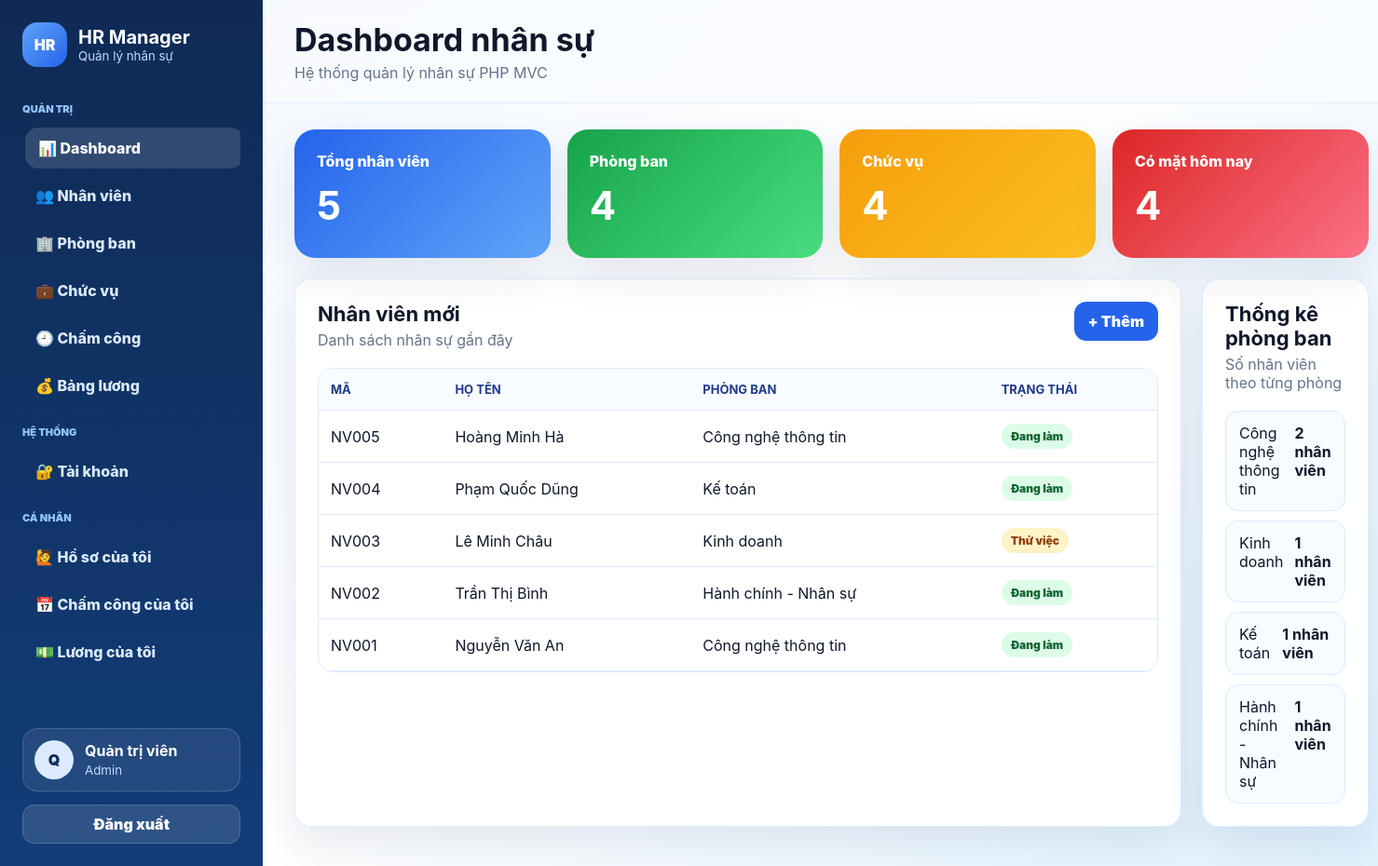
/public/index.php?page=dashboard (signed in), run on the app's committed database.
### tables this page shows
CREATE TABLE users (
    id INT AUTO_INCREMENT PRIMARY KEY,
    username VARCHAR(80) NOT NULL UNIQUE,
    password VARCHAR(255) NOT NULL,
    full_name VARCHAR(150) NOT NULL,
    email VARCHAR(150) UNIQUE,
    role ENUM('admin','hr','employee') NOT NULL DEFAULT 'employee',
    employee_id INT,
    status ENUM('active','locked') DEFAULT 'active',
    created_at TIMESTAMP DEFAULT CURRENT_TIMESTAMP,
    FOREIGN KEY (employee_id) REFERENCES employees(id) ON DELETE SET NULL
);

CREATE TABLE employees (
    id INT AUTO_INCREMENT PRIMARY KEY,
    employee_code VARCHAR(30) NOT NULL UNIQUE,
    full_name VARCHAR(150) NOT NULL,
    email VARCHAR(150) UNIQUE,
    phone VARCHAR(30),
    gender ENUM('male','female','other') DEFAULT 'other',
    birth_date DATE,
    address VARCHAR(255),
    department_id INT,
    position_id INT,
    hire_date DATE,
    status ENUM('working','probation','resigned') DEFAULT 'working',
    created_at TIMESTAMP DEFAULT CURRENT_TIMESTAMP,
    updated_at TIMESTAMP DEFAULT CURRENT_TIMESTAMP ON UPDATE CURRENT_TIMESTAMP,
    FOREIGN KEY (department_id) REFERENCES departments(id) ON DELETE SET NULL,
    FOREIGN KEY (position_id) REFERENCES positions(id) ON DELETE SET NULL
);

CREATE TABLE departments (
    id INT AUTO_INCREMENT PRIMARY KEY,
    department_code VARCHAR(30) NOT NULL UNIQUE,
    name VARCHAR(150) NOT NULL,
    manager_name VARCHAR(150),
    phone VARCHAR(30),
    description TEXT,
    created_at TIMESTAMP DEFAULT CURRENT_TIMESTAMP
);

### core/Helpers.php (called while the page is built, shortened)
<?php
function e(mixed $v): string { return htmlspecialchars((string)$v, ENT_QUOTES, 'UTF-8'); }
function app_url(array $params = []): string
{
    $query = http_build_query(array_filter($params, fn($v) => $v !== null && $v !== ''));
    return 'index.php' . ($query ? '?' . $query : '');
}
function asset(string $path): string { return 'assets/' . ltrim($path, '/'); }
function current_page(): string { return $_GET['page'] ?? 'home'; }
function current_action(): string { return $_GET['action'] ?? 'index'; }
function view(string $view, array $data = []): void
{
    extract($data, EXTR_SKIP);
    $viewPath = BASE_PATH . '/app/views/' . $view . '.php';
    require $viewPath;
    $content = ob_get_clean();
    require BASE_PATH . '/app/views/layouts/main.php';
}
function role_label(?string $role): string
{
    return match($role) {
        'admin' => 'Admin',
        'hr' => 'Nhân sự',
        'employee' => 'Nhân viên',
        default => $role ?: '-',
    };
}
function employee_status_label(?string $status): string
{
    return match($status) {
        'working' => 'Đang làm',
        'probation' => 'Thử việc',
        'resigned' => 'Đã nghỉ',
        default => $status ?: '-',
    };
}

### app/controllers/DashboardController.php (called while the page is built, shortened)
<?php
class DashboardController
{
    public function index(): void
    {
        $stats = [
            'employees' => (int)(Database::fetch('SELECT COUNT(*) total FROM employees')['total'] ?? 0),
            'departments' => (int)(Database::fetch('SELECT COUNT(*) total FROM departments')['total'] ?? 0),
            'positions' => (int)(Database::fetch('SELECT COUNT(*) total FROM positions')['total'] ?? 0),
            'today_present' => (int)(Database::fetch('SELECT COUNT(*) total FROM attendance WHERE work_date = CURDATE() AND status IN ("present","late")')['total'] ?? 0),
        ];
        $recent = Database::all('SELECT e.*, d.name department_name, p.name position_name FROM employees e LEFT JOIN departments d ON d.id=e.department_id LEFT JOIN positions p ON p.id=e.position_id ORDER BY e.id DESC LIMIT 6');
        $deptStats = Database::all('SELECT d.name, COUNT(e.id) total FROM departments d LEFT JOIN employees e ON e.department_id=d.id GROUP BY d.id,d.name ORDER BY total DESC');
        view('dashboard/index', ['title'=>'Dashboard nhân sự', 'stats'=>$stats, 'recent'=>$recent, 'deptStats'=>$deptStats]);
    }
}

### public/index.php (called while the page is built, shortened)
<?php
require BASE_PATH . '/config/app.php';
require BASE_PATH . '/config/database.php';
require BASE_PATH . '/core/helpers.php';
require BASE_PATH . '/core/Database.php';
require BASE_PATH . '/core/Auth.php';
require BASE_PATH . '/core/App.php';
(new App())->run();

### core/Database.php (called while the page is built, shortened)
<?php
class Database
{
    private static ?PDO $connection = null;
    public static function connection(): PDO
    {
        if (self::$connection) return self::$connection;
        $dsn = sprintf('mysql:host=%s;port=%s;dbname=%s;charset=%s', DB_HOST, DB_PORT, DB_DATABASE, DB_CHARSET);
        try {
            self::$connection = new PDO($dsn, DB_USERNAME, DB_PASSWORD, [
                PDO::ATTR_ERRMODE => PDO::ERRMODE_EXCEPTION,
                PDO::ATTR_DEFAULT_FETCH_MODE => PDO::FETCH_ASSOC,
                PDO::ATTR_EMULATE_PREPARES => false,
            ]);
        } catch (PDOException $e) {
            http_response_code(500);
            echo '<h1>Không kết nối được database</h1>';
            echo '<p>Hãy import <b>database/hr_management.sql</b> và kiểm tra <b>config/database.php</b>.</p>';
            echo '<pre>' . htmlspecialchars($e->getMessage(), ENT_QUOTES, 'UTF-8') . '</pre>';
            exit;
        }
        return self::$connection;
    }
    public static function query(string $sql, array $params = []): PDOStatement
    {
        $stmt = self::connection()->prepare($sql);
        $stmt->execute($params);
        return $stmt;
    }
    public static function fetch(string $sql, array $params = []): ?array
    {
        $row = self::query($sql, $params)->fetch();
        return $row ?: null;
    }
    public static function all(string $sql, array $params = []): array
    {
        return self::query($sql, $params)->fetchAll();
    }
}

### core/Auth.php (called while the page is built, shortened)
<?php
class Auth{
    public static function user(): ?array{
        return Database::fetch('SELECT id, username, full_name, email, role, employee_id, status FROM users WHERE id =?',[(int)$_SESSION['user_id']]);
    }
    public static function hasRole(array $roles): bool
    {
        return in_array(self::user()['role'] ?? '', $roles, true);
    }
}

### app/views/dashboard/index.php (the view)
<div class="stats-grid">
    <div class="stat-card primary"><span>Tổng nhân viên</span><strong><?= $stats['employees'] ?></strong></div>
    <div class="stat-card success"><span>Phòng ban</span><strong><?= $stats['departments'] ?></strong></div>
    <div class="stat-card warning"><span>Chức vụ</span><strong><?= $stats['positions'] ?></strong></div>
    <div class="stat-card danger"><span>Có mặt hôm nay</span><strong><?= $stats['today_present'] ?></strong></div>
</div>
<div class="content-grid two-cols">
<section class="card">
    <div class="card-header"><div><h2>Nhân viên mới</h2><p>Danh sách nhân sự gần đây</p></div><a class="btn btn-primary" href="<?= app_url(['page'=>'employees','action'=>'create']) ?>">+ Thêm</a></div>
    <div class="table-wrap"><table><thead><tr><th>Mã</th><th>Họ tên</th><th>Phòng ban</th><th>Trạng thái</th></tr></thead><tbody>
        <?php foreach ($recent as $r): ?><tr><td><?= e($r['employee_code']) ?></td><td><?= e($r['full_name']) ?></td><td><?= e($r['department_name'] ?? '-') ?></td><td><span class="badge <?= e($r['status']) ?>"><?= e(employee_status_label($r['status'])) ?></span></td></tr><?php endforeach; ?>
    </tbody></table></div>
</section>
<section class="card">
    <div class="card-header"><div><h2>Thống kê phòng ban</h2><p>Số nhân viên theo từng phòng</p></div></div>
    <div class="mini-list"><?php foreach ($deptStats as $d): ?><div class="mini-row"><span><?= e($d['name']) ?></span><strong><?= (int)$d['total'] ?> nhân viên</strong></div><?php endforeach; ?></div>
</section>
</div>

### core/App.php (shortened to what this page needs)
<?php
class App
{
    private array $modules = ['employees', 'departments', 'positions', 'attendance', 'payrolls', 'users'];
    public function run(): void
    {
        $page = $_GET['page'] ?? 'home';
        $action = $_GET['action'] ?? 'index';
        try {
            if ($page === 'home') (new HomeController())->index();
            elseif ($page === 'login') is_post() ? (new AuthController())->login() : (new AuthController())->showLogin();
            elseif ($page === 'logout') (new AuthController())->logout();
            elseif ($page === 'dashboard') (new DashboardController())->index();
            elseif ($page === 'profile') (new ProfileController())->handle($action);
            elseif (in_array($page, $this->modules, true)) (new ModuleController($page))->handle($action);
            else view('errors/404', ['title'=>'Không tìm thấy trang']);
        } catch (PDOException $e) {
            view('errors/500', ['title'=>'Lỗi hệ thống', 'message'=>$e->getMessage()]);
        }
    }
}

### app/views/layouts/main.php (shortened to what this page needs)
<!DOCTYPE html>
<html lang="vi">
<head>
    <link rel="stylesheet" href="<?= asset('css/app.css') ?>">
</head>
<body>
<?php if (!empty($noShell)): ?>
    <?= $content ?>
<?php else: ?>
<div class="app-shell">
    <?php require BASE_PATH . '/app/views/layouts/sidebar.php'; ?>
    <main class="main-content">
        <?php require BASE_PATH . '/app/views/layouts/topbar.php'; ?>
        <section class="page-content">
            <?= $content ?>
        </section>
    </main>
</div>
<?php endif; ?>
</body>
</html>

### app/views/layouts/sidebar.php
<?php $user = Auth::user(); $page = current_page(); ?>
<aside class="sidebar" id="sidebar">
    <a class="brand" href="<?= app_url(['page'=>Auth::hasRole(['employee']) ? 'profile' : 'dashboard']) ?>">
        <span class="brand-icon">HR</span><span><strong>HR Manager</strong><small>Quản lý nhân sự</small></span>
    </a>
    <nav class="sidebar-nav">
        <?php if (Auth::hasRole(['admin','hr'])): ?>
        <div class="nav-label">Quản trị</div>
        <?php foreach ([
            'dashboard'=>'📊 Dashboard','employees'=>'👥 Nhân viên','departments'=>'🏢 Phòng ban',
            'positions'=>'💼 Chức vụ','attendance'=>'🕘 Chấm công','payrolls'=>'💰 Bảng lương'
        ] as $p=>$label): ?>
            <a class="nav-link <?= $page===$p?'active':'' ?>" href="<?= app_url(['page'=>$p]) ?>"><?= $label ?></a>
        <?php endforeach; endif; ?>
        <?php if (Auth::hasRole(['admin'])): ?>
            <div class="nav-label">Hệ thống</div>
            <a class="nav-link <?= $page==='users'?'active':'' ?>" href="<?= app_url(['page'=>'users']) ?>">🔐 Tài khoản</a>
        <?php endif; ?>
        <div class="nav-label">Cá nhân</div>
        <a class="nav-link <?= $page==='profile' && current_action()==='index'?'active':'' ?>" href="<?= app_url(['page'=>'profile']) ?>">🙋 Hồ sơ của tôi</a>
        <a class="nav-link <?= current_action()==='attendance'?'active':'' ?>" href="<?= app_url(['page'=>'profile','action'=>'attendance']) ?>">📅 Chấm công của tôi</a>
        <a class="nav-link <?= current_action()==='payrolls'?'active':'' ?>" href="<?= app_url(['page'=>'profile','action'=>'payrolls']) ?>">💵 Lương của tôi</a>
    </nav>
    <div class="sidebar-footer">
        <div class="mini-user"><span class="avatar"><?= e(mb_substr($user['full_name'] ?? 'U', 0, 1)) ?></span><div><strong><?= e($user['full_name'] ?? '') ?></strong><small><?= e(role_label($user['role'] ?? '')) ?></small></div></div>
        <a class="btn btn-ghost full" href="<?= app_url(['page'=>'logout']) ?>">Đăng xuất</a>
    </div>
</aside>

### app/views/layouts/topbar.php (shortened to what this page needs)
<header class="topbar">
    <div><h1><?= e($title ?? APP_TITLE) ?></h1><p>Hệ thống quản lý nhân sự PHP MVC</p></div>
</header>

### data on the page
users: full_name "Q", full_name "Quản trị viên", role "Admin"
employees: id "5", department "4", employee_code "NV005", full_name "Hoàng Minh Hà", department.name "Công nghệ thông tin", status "Đang làm"
employees: employee_code "NV004", full_name "Phạm Quốc Dũng", department.name "Kế toán", status "Đang làm"
employees: employee_code "NV003", full_name "Lê Minh Châu", department.name "Kinh doanh", status "Thử việc"
employees: employee_code "NV002", full_name "Trần Thị Bình", department.name "Hành chính - Nhân sự", status "Đang làm"
employees: employee_code "NV001", full_name "Nguyễn Văn An", department.name "Công nghệ thông tin", status "Đang làm"

### other printed values
$label "📊 Dashboard"
$label "👥 Nhân viên"
$label "🏢 Phòng ban"
$label "💼 Chức vụ"
$label "🕘 Chấm công"
$label "💰 Bảng lương"
$title "Dashboard nhân sự"
$d['name'] "Công nghệ thông tin"
$d['total'] "2"
$d['name'] "Kinh doanh"
$d['total'] "1"
$d['name'] "Kế toán"
$d['name'] "Hành chính - Nhân sự"
